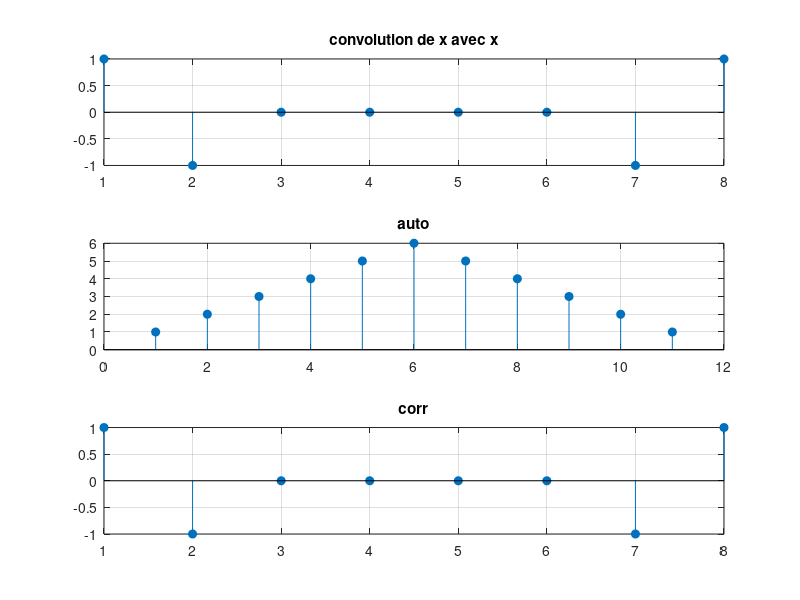

This chart was generated by the following MATLAB code:
a=[1 1 1 1 1 1];
h=[1 -2 1 ];
convolution= conv(a,h);
autocorr= xcorr(a);

corr=conv(a,h);

subplot(3,1,1);
stem(convolution,'filled');
title('convolution de x avec x');
grid on;

subplot(3,1,2);
stem(autocorr,'filled');
title('auto');
grid on;

subplot(3,1,3);
stem(corr,'filled');
title('corr');
grid on;

disp(convolution);
disp(autocorr);
disp(corr);

